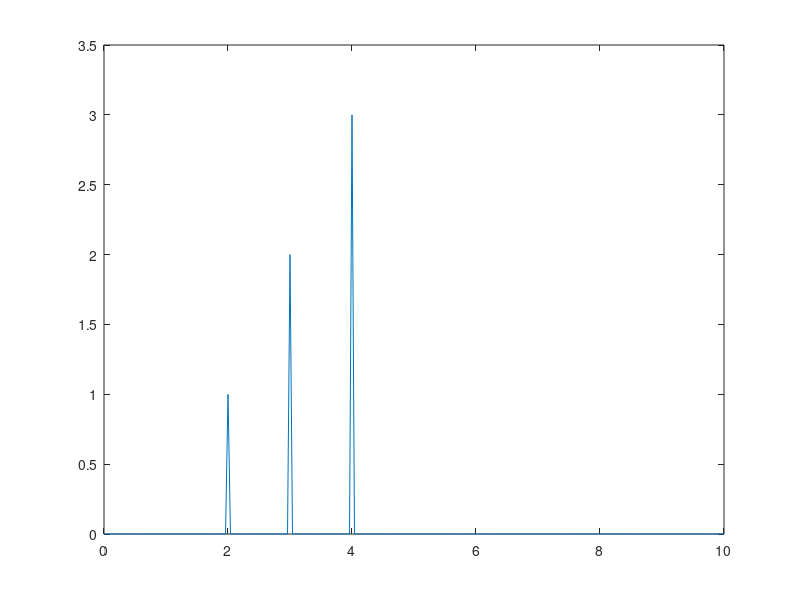

Reproduce this figure in MATLAB.
%% Test
fs = 10;
t_dur = 1 / fs;
t = (1:500)*t_dur;
signal = cos(2*pi*t) + 2*cos(3*pi*t) + 3*cos(4*pi*t);
figure;
plot(signal);

dft = fft(signal)/500 * 2;
dft = dft(1:251);
freq = (0:250)*(fs/250);
plot(freq, abs(dft));


